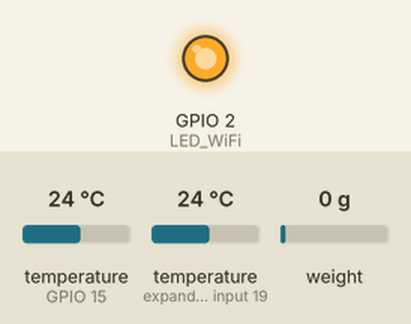
Recording of a program running on a simulated ESP32. On the bench: output pins drawn as LEDs (lit = HIGH). The test bench sets the inputs (shaded band); at power-on: temperature (sensors on GPIO 15, expander input 19) 24 °C, weight on the scale 0 g. WiFi joins after 1.5 s; servers stay silent unless stated; pins used as bus, display or sensor lines are not drawn; what the program prints to the serial monitor is not drawn.

Above: at 0.7 s.
At 6.8 s:
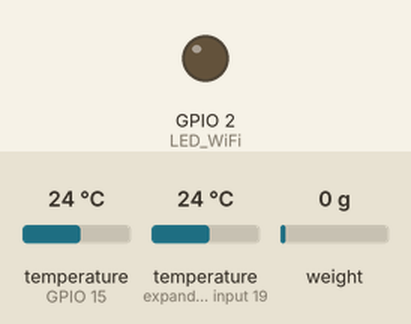
6.9 s: temperature (sensor on GPIO 15) set to 12 °C
8.4 s: temperature (sensor on expander input 19) set to 12 °C
9.9 s: weight on the scale set to 100 g
11.4 s: temperature (sensor on GPIO 15) set to 19 °C
12.9 s: temperature (sensor on expander input 19) set to 19 °C
14.4 s: weight on the scale set to 1250 g
Timing chart, 0 to 17.4 s (numbered marks = the images above; inputs shaded):
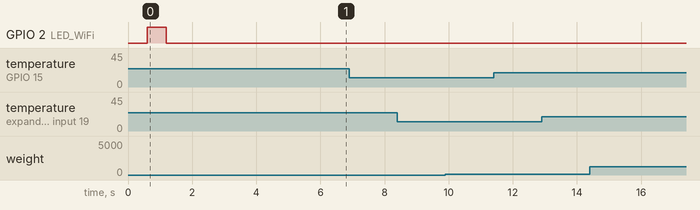

Measured:
- after the input at 6.9 s, every drawn part: stays the same
- after the input at 8.4 s, every drawn part: stays the same
- after the input at 9.9 s, every drawn part: stays the same
- after the input at 11.4 s, every drawn part: stays the same
- after the input at 12.9 s, every drawn part: stays the same
- after the input at 14.4 s, every drawn part: stays the same

The program:

main.cpp
```cpp
#include <Arduino.h>
#include <OneWire.h>
#include <DallasTemperature.h>
#include <WiFi.h>
#include <WiFiManager.h>
#include <Ticker.h>
#include "ThingSpeak.h"
#include "HX711.h"

// CHANGE // // CHANGE // // CHANGE // // CHANGE //
String SECRET_NAME_TEAM = "Carlos-Fizet";      // replace Carlos-Fizet with your name Team
boolean Calibration_Weight_Sensor = false;     // false Not Calibration // true Calibration
double Known_Weight = 14.7;                    // Replace 14.6 with the value of the known object's weight in grams
double Scale_Calibration_Result = 773;         // Replace 817 with the value result after of the process of calibration
#define SECRET_CH_ID 2258947                   // replace 0000000 with your channel number of ThingSpeak
#define SECRET_WRITE_APIKEY "WFQCMUA1Y5X6QIE5" // replace XYZ with your channel write API Key of ThingSpeak
// CHANGE // // CHANGE // // CHANGE // // CHANGE //

// HX711 Circuit wiring
const int LOADCELL_DOUT_PIN = 2; // GPIO2 D2
const int LOADCELL_SCK_PIN = 4;  /// GPIO4 D4

HX711 scale;

WiFiClient client;
unsigned long myChannelNumber = SECRET_CH_ID;
const char *myWriteAPIKey = SECRET_WRITE_APIKEY;
String myStatus = "";

unsigned long previousMillis = 0;
const long interval = 1000;

Ticker ticker;
int LED_WiFi = 2;
float tempC_Sensor_1;
float tempC_Sensor_2;
float Weight_Sensor;
void tick()
{
  // toggle state
  int state = digitalRead(LED_WiFi); // get the current state of GPIO1 pin
  digitalWrite(LED_WiFi, !state);    // set pin to the opposite state
}
void tick_update_channel()
{

  ThingSpeak.setField(1, tempC_Sensor_1);
  ThingSpeak.setField(2, tempC_Sensor_2);
  ThingSpeak.setField(3, Weight_Sensor);
  myStatus = String("Deshidratador IoT OK");
  ThingSpeak.setStatus(myStatus);

  // write to the ThingSpeak channel
  int x = ThingSpeak.writeFields(myChannelNumber, myWriteAPIKey);
  if (x == 200)
  {
    Serial.println("Channel update successful.");
  }
  else
  {
    Serial.println("Problem updating channel. HTTP error code " + String(x));
  }
}

#define ONE_WIRE_BUS 15 // GPIO4 D4
// GPIO15 D15

OneWire oneWire(ONE_WIRE_BUS);

DallasTemperature sensors(&oneWire);

DeviceAddress Sensor_1, Sensor_2;

void printAddress(DeviceAddress deviceAddress)
{
  for (uint8_t i = 0; i < 8; i++)
  {
    // zero pad the address if necessary
    if (deviceAddress[i] < 16)
      Serial.print("0");
    Serial.print(deviceAddress[i], HEX);
  }
}

void printResolution(DeviceAddress deviceAddress)
{
  Serial.print("Resolution: ");
  Serial.print(sensors.getResolution(deviceAddress));
  Serial.println();
}

///

void setup()
{

  pinMode(LED_WiFi, OUTPUT);
  digitalWrite(LED_WiFi, LOW);
  ticker.attach(0.6, tick);

  Serial.begin(115200);
  Serial.println("Deshidratador IoT TEC EAN 2023");

  if (Calibration_Weight_Sensor == false)
  {
    Serial.println("Mode Normal");
    WiFiManager wm;

    bool res;
    String name_iot = "Deshidratador IoT ";
    String name_device = name_iot + SECRET_NAME_TEAM;
    res = wm.autoConnect("Deshidratador IoT"); // password protected ap
    ticker.attach(0.1, tick);

    if (!res)
    {
      Serial.println("Failed to connect");
      // ESP.restart();
    }
    else
    {
      // if you get here you have connected to the WiFi
      Serial.println("connected...yeey :)");
      ticker.detach();
      digitalWrite(LED_WiFi, LOW);
    }
  }
  else
  {
    Serial.println("Mode Calibration Weight Sensor");
  }
  //
  scale.begin(LOADCELL_DOUT_PIN, LOADCELL_SCK_PIN);

  if (Calibration_Weight_Sensor == false)
  {
    sensors.begin();
    // locate devices on the bus
    Serial.println("Buscando Sensores de Temperatura DS18B20...");

    if (!sensors.getAddress(Sensor_1, 0))
    {
      Serial.println("Error en Sensor 1");
      digitalWrite(LED_WiFi, HIGH);
      while (true)
        ;
    }
    if (!sensors.getAddress(Sensor_2, 1))
    {
      Serial.println("Error en Sensor 2");
      digitalWrite(LED_WiFi, HIGH);
      while (true)
        ;
    }
    Serial.println("Sensores OK!");
    sensors.setResolution(Sensor_1, 12);
    sensors.setResolution(Sensor_2, 12);

    Serial.print("Sensor 1: ");
    printAddress(Sensor_1);
    Serial.print(" Resolución en Bits ");
    Serial.print(sensors.getResolution(Sensor_1), DEC);
    Serial.println();

    Serial.print("Sensor 2: ");
    printAddress(Sensor_2);
    Serial.print(" Resolución en Bits ");
    Serial.print(sensors.getResolution(Sensor_2), DEC);
    Serial.println();

    if (Calibration_Weight_Sensor == false)
    {
      ThingSpeak.begin(client);
      ticker.attach(20, tick_update_channel);
    }

    Serial.println("HX711 Demo");

    Serial.println("Initializing the scale");

    scale.set_scale(Scale_Calibration_Result);
    scale.tare(); // reset the scale to 0

    Serial.println("After setting up the scale:");

    Serial.print("read: \t\t");
    Serial.println(scale.read()); // print a raw reading from the ADC

    Serial.print("read average: \t\t");
    Serial.println(scale.read_average(20)); // print the average of 20 readings from the ADC

    Serial.print("get value: \t\t");
    Serial.println(scale.get_value(5)); // print the average of 5 readings from the ADC minus the tare weight, set with tare()

    Serial.print("get units: \t\t");
    Serial.println(scale.get_units(5), 1); // print the average of 5 readings from the ADC minus tare weight, divided
                                           // by the SCALE parameter set with set_scale

    Serial.println("Readings:");
  }
}

void loop()
{
  if (Calibration_Weight_Sensor == false)
  {
    Serial.println("-----------------------------");
    unsigned long currentMillis = millis();
    if (currentMillis - previousMillis >= interval)
    {
      sensors.requestTemperatures();

      digitalWrite(LED_WiFi, HIGH);
      tempC_Sensor_1 = sensors.getTempC(Sensor_1);
      if (tempC_Sensor_1 == DEVICE_DISCONNECTED_C)
      {
        Serial.println("Error: Could not read temperature data");
        return;
      }
      Serial.print("Sensor 1 => ");
      Serial.print("Temp C: ");
      Serial.print(tempC_Sensor_1);
      Serial.print(" Temp F: ");
      Serial.println(DallasTemperature::toFahrenheit(tempC_Sensor_1));

      tempC_Sensor_2 = sensors.getTempC(Sensor_2);
      if (tempC_Sensor_2 == DEVICE_DISCONNECTED_C)
      {
        Serial.println("Error: Could not read temperature data");
        return;
      }
      Serial.print("Sensor 2 => ");
      Serial.print("Temp C: ");
      Serial.print(tempC_Sensor_2);
      Serial.print(" Temp F: ");
      Serial.println(DallasTemperature::toFahrenheit(tempC_Sensor_2));
      digitalWrite(LED_WiFi, LOW);
    }

    scale.power_up();
    Serial.print("one reading:\t");
    Serial.print(scale.get_units(), 1);
    Serial.print("\t| average:\t");
    Weight_Sensor = scale.get_units(10);
    Serial.println(scale.get_units(10), 1);

    scale.power_down(); // put the ADC in sleep mode
  }
  else
  {

    if (scale.is_ready())
    {
      scale.set_scale();
      Serial.println("Tare... remove any weights from the scale.");
      delay(5000);
      scale.tare();
      Serial.println("Tare done...");
      Serial.print("Place a known weight on the scale...");
      delay(5000);
      long reading = scale.get_units(10);
      Serial.print("Result of Calibration: ");
      long calibration_final = reading / Known_Weight;
      Serial.println(calibration_final);
    }
    else
    {
      Serial.println("HX711 not found.");
    }
    delay(1000);
  }
}
```
